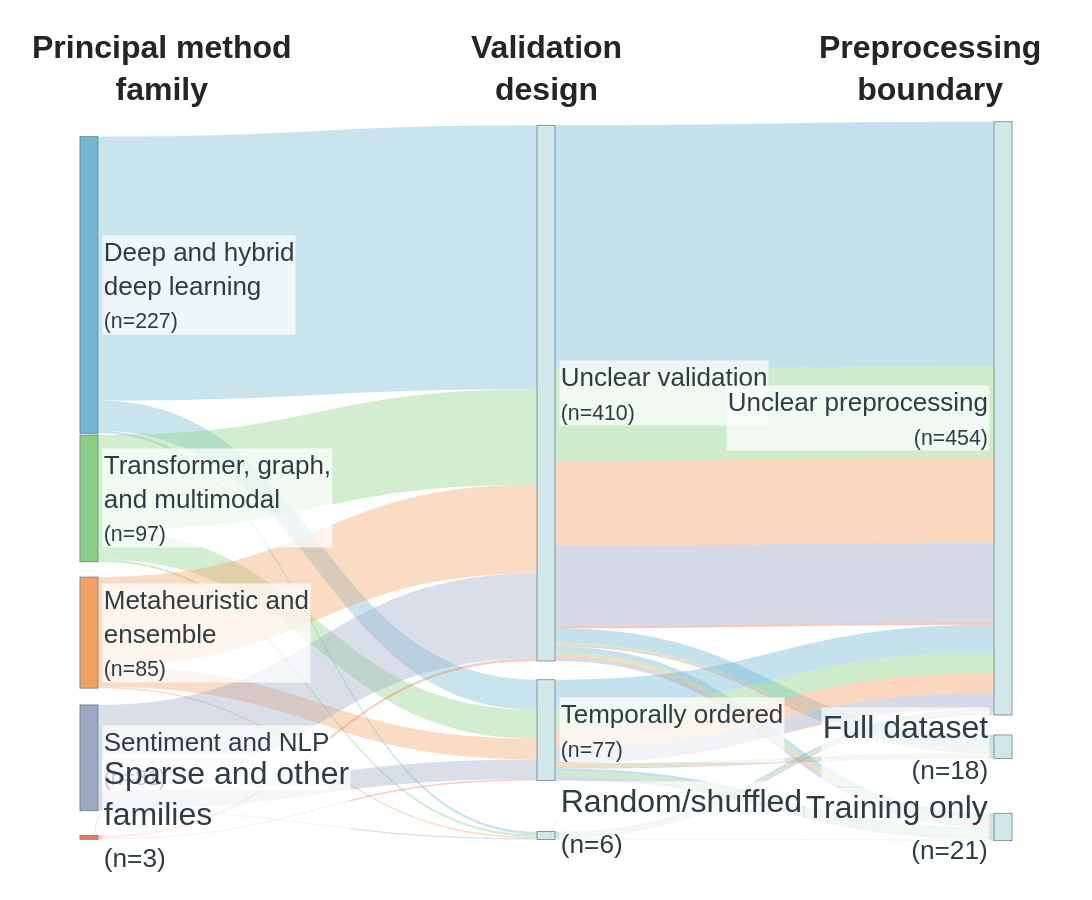

Notebook code cell kept with this figure:
### Code cell
%run "/home/harman/projects/SLR Stock Price Prediction/Stock_Price_Prediction_SLR_ACME/14_Sankey/Figure17_Q1_Complete_Code_CORRECTED.py"
# home\harman\projects\SLR Stock Price Prediction\Stock_Price_Prediction_SLR_ACME\14_Sankey

### Figure 1 — Plotly figure (JSON) as saved in the notebook; plotly's stock layout.template omitted (floating-point values rounded to 4 significant figures; data arrays with more than 128 entries replaced by an {"elided": "..."} marker saying what was removed)
{"data": [{"arrangement": "fixed", "domain": {"x": [0.06, 0.94], "y": [0.04, 0.885]}, "link": {"color": ["rgba(117,183,211,0.380)", "rgba(117,183,211,0.380)", "rgba(117,183,211,0.380)", "rgba(139,207,134,0.380)", "rgba(139,207,134,0.380)", "rgba(139,207,134,0.380)", "rgba(242,160,100,0.380)", "rgba(242,160,100,0.380)", "rgba(242,160,100,0.380)", "rgba(157,168,196,0.380)", "rgba(157,168,196,0.380)", "rgba(157,168,196,0.380)", "rgba(233,122,99,0.380)", "rgba(233,122,99,0.380)", "rgba(117,183,211,0.420)", "rgba(117,183,211,0.420)", "rgba(117,183,211,0.420)", "rgba(117,183,211,0.420)", "rgba(117,183,211,0.420)", "rgba(117,183,211,0.420)", "rgba(139,207,134,0.420)", "rgba(139,207,134,0.420)", "rgba(139,207,134,0.420)", "rgba(139,207,134,0.420)", "rgba(139,207,134,0.420)", "rgba(139,207,134,0.420)", "rgba(139,207,134,0.420)", "rgba(139,207,134,0.420)", "rgba(242,160,100,0.420)", "rgba(242,160,100,0.420)", "rgba(242,160,100,0.420)", "rgba(242,160,100,0.420)", "rgba(242,160,100,0.420)", "rgba(242,160,100,0.420)", "rgba(157,168,196,0.420)", "rgba(157,168,196,0.420)", "rgba(157,168,196,0.420)", "rgba(157,168,196,0.420)", "rgba(157,168,196,0.420)", "rgba(157,168,196,0.420)", "rgba(157,168,196,0.420)", "rgba(233,122,99,0.420)", "rgba(233,122,99,0.420)"], "customdata": {"elided": "43x4 mixed values"}, "hovertemplate": "<b>%{customdata[0]}</b> → <b>%{customdata[1]}</b><br>Studies: %{customdata[2]:,}<br>Originating method group: %{customdata[3]}<extra></extra>", "source": [0, 0, 0, 1, 1, 1, 2, 2, 2, 3, 3, 3, 4, 4, 5, 5, 5, 6, 6, 7, 5, 5, 5, 6, 6, 6, 7, 7, 5, 5, 5, 6, 6, 7, 5, 5, 5, 6, 6, 6, 7, 5, 6], "target": [5, 6, 7, 5, 6, 7, 5, 6, 7, 5, 6, 7, 5, 6, 8, 9, 10, 8, 10, 8, 8, 9, 10, 8, 9, 10, 8, 10, 8, 9, 10, 8, 9, 8, 8, 9, 10, 8, 9, 10, 8, 8, 8], "value": [202, 23, 2, 73, 22, 2, 68, 16, 1, 65, 15, 1, 2, 1, 187, 11, 4, 21, 2, 2, 70, 1, 2, 16, 2, 4, 1, 1, 65, 1, 2, 15, 1, 1, 61, 1, 3, 11, 1, 3, 1, 2, 1]}, "node": {"color": ["#75B7D3", "#8BCF86", "#F2A064", "#9DA8C4", "#E97A63", "#D2E7EA", "#D2E7EA", "#D2E7EA", "#D2E7EA", "#D2E7EA", "#D2E7EA"], "customdata": [["Deep and hybrid deep learning", "Principal method family", 227], ["Transformer, graph, and multimodal", "Principal method family", 97], ["Metaheuristic and ensemble", "Principal method family", 85], ["Sentiment and NLP", "Principal method family", 81], ["Sparse and other families", "Principal method family", 3], ["Unclear validation", "Validation design", 410], ["Temporally ordered", "Validation design", 77], ["Random or shuffled", "Validation design", 6], ["Unclear preprocessing", "Preprocessing boundary", 454], ["Full dataset", "Preprocessing boundary", 18], ["Training only", "Preprocessing boundary", 21]], "hovertemplate": "<b>%{customdata[0]}</b><br>Stage: %{customdata[1]}<br>Studies: %{customdata[2]:,}<extra></extra>", "label": ["", "", "", "", "", "", "", "", "", "", ""], "line": {"color": "#607D85", "width": 0.75}, "pad": 20, "thickness": 18, "x": [0.02, 0.02, 0.02, 0.02, 0.02, 0.5, 0.5, 0.5, 0.98, 0.98, 0.98], "y": [0.205, 0.4997, 0.685, 0.8579, 0.9677, 0.3543, 0.8196, 0.9653, 0.3891, 0.8425, 0.9534]}, "orientation": "h", "type": "sankey", "valueformat": ".0f"}], "layout": {"annotations": [{"align": "center", "font": {"color": "#252525", "family": "Arial", "size": 32}, "showarrow": false, "text": "<b>Principal method<br>family</b>", "x": 0.145, "xanchor": "center", "xref": "paper", "y": 0.965, "yanchor": "middle", "yref": "paper"}, {"align": "center", "font": {"color": "#252525", "family": "Arial", "size": 32}, "showarrow": false, "text": "<b>Validation<br>design</b>", "x": 0.5, "xanchor": "center", "xref": "paper", "y": 0.965, "yanchor": "middle", "yref": "paper"}, {"align": "center", "font": {"color": "#252525", "family": "Arial", "size": 32}, "showarrow": false, "text": "<b>Preprocessing<br>boundary</b>", "x": 0.855, "xanchor": "center", "xref": "paper", "y": 0.965, "yanchor": "middle", "yref": "paper"}, {"align": "left", "bgcolor": "rgba(255,255,255,0.720)", "bordercolor": "rgba(255,255,255,0)", "borderpad": 0.75, "font": {"color": "#2F3D43", "family": "Arial", "size": 26}, "showarrow": false, "text": "Deep and hybrid<br>deep learning<br><span style='font-size:82%'>(n=227)</span>", "x": 0.0896, "xanchor": "left", "xref": "paper", "y": 0.7118, "yanchor": "middle", "yref": "paper"}, {"align": "left", "bgcolor": "rgba(255,255,255,0.720)", "bordercolor": "rgba(255,255,255,0)", "borderpad": 0.75, "font": {"color": "#2F3D43", "family": "Arial", "size": 26}, "showarrow": false, "text": "Transformer, graph,<br>and multimodal<br><span style='font-size:82%'>(n=97)</span>", "x": 0.0896, "xanchor": "left", "xref": "paper", "y": 0.4627, "yanchor": "middle", "yref": "paper"}, {"align": "left", "bgcolor": "rgba(255,255,255,0.720)", "bordercolor": "rgba(255,255,255,0)", "borderpad": 0.75, "font": {"color": "#2F3D43", "family": "Arial", "size": 26}, "showarrow": false, "text": "Metaheuristic and<br>ensemble<br><span style='font-size:82%'>(n=85)</span>", "x": 0.0896, "xanchor": "left", "xref": "paper", "y": 0.3062, "yanchor": "middle", "yref": "paper"}, {"align": "left", "bgcolor": "rgba(255,255,255,0.720)", "bordercolor": "rgba(255,255,255,0)", "borderpad": 0.75, "font": {"color": "#2F3D43", "family": "Arial", "size": 26}, "showarrow": false, "text": "Sentiment and NLP<br><span style='font-size:82%'>(n=81)</span>", "x": 0.0896, "xanchor": "left", "xref": "paper", "y": 0.16, "yanchor": "middle", "yref": "paper"}, {"align": "left", "bgcolor": "rgba(255,255,255,0.720)", "bordercolor": "rgba(255,255,255,0)", "borderpad": 0.75, "font": {"color": "#2F3D43", "family": "Arial", "size": 32}, "showarrow": false, "text": "Sparse and other<br>families<br><span style='font-size:82%'>(n=3)</span>", "x": 0.0896, "xanchor": "left", "xref": "paper", "y": 0.09492, "yanchor": "middle", "yref": "paper"}, {"align": "left", "bgcolor": "rgba(255,255,255,0.720)", "bordercolor": "rgba(255,255,255,0)", "borderpad": 0.75, "font": {"color": "#2F3D43", "family": "Arial", "size": 26}, "showarrow": false, "text": "Unclear validation<br><span style='font-size:82%'>(n=410)</span>", "x": 0.512, "xanchor": "left", "xref": "paper", "y": 0.5856, "yanchor": "middle", "yref": "paper"}, {"align": "left", "bgcolor": "rgba(255,255,255,0.720)", "bordercolor": "rgba(255,255,255,0)", "borderpad": 0.75, "font": {"color": "#2F3D43", "family": "Arial", "size": 26}, "showarrow": false, "text": "Temporally ordered<br><span style='font-size:82%'>(n=77)</span>", "x": 0.512, "xanchor": "left", "xref": "paper", "y": 0.1924, "yanchor": "middle", "yref": "paper"}, {"align": "left", "bgcolor": "rgba(255,255,255,0.720)", "bordercolor": "rgba(255,255,255,0)", "borderpad": 0.75, "font": {"color": "#2F3D43", "family": "Arial", "size": 32}, "showarrow": false, "text": "Random/shuffled<br><span style='font-size:82%'>(n=6)</span>", "x": 0.512, "xanchor": "left", "xref": "paper", "y": 0.08648, "yanchor": "middle", "yref": "paper"}, {"align": "right", "bgcolor": "rgba(255,255,255,0.720)", "bordercolor": "rgba(255,255,255,0)", "borderpad": 0.75, "font": {"color": "#2F3D43", "family": "Arial", "size": 26}, "showarrow": false, "text": "Unclear preprocessing<br><span style='font-size:82%'>(n=454)</span>", "x": 0.9104, "xanchor": "right", "xref": "paper", "y": 0.5562, "yanchor": "middle", "yref": "paper"}, {"align": "right", "bgcolor": "rgba(255,255,255,0.720)", "bordercolor": "rgba(255,255,255,0)", "borderpad": 0.75, "font": {"color": "#2F3D43", "family": "Arial", "size": 32}, "showarrow": false, "text": "Full dataset<br><span style='font-size:82%'>(n=18)</span>", "x": 0.9104, "xanchor": "right", "xref": "paper", "y": 0.1731, "yanchor": "middle", "yref": "paper"}, {"align": "right", "bgcolor": "rgba(255,255,255,0.720)", "bordercolor": "rgba(255,255,255,0)", "borderpad": 0.75, "font": {"color": "#2F3D43", "family": "Arial", "size": 32}, "showarrow": false, "text": "Training only<br><span style='font-size:82%'>(n=21)</span>", "x": 0.9104, "xanchor": "right", "xref": "paper", "y": 0.07939, "yanchor": "middle", "yref": "paper"}], "font": {"color": "#2F3D43", "family": "Arial", "size": 26}, "height": 900, "margin": {"b": 5, "l": 5, "r": 5, "t": 38}, "paper_bgcolor": "white", "plot_bgcolor": "white", "shapes": [{"layer": "above", "line": {"color": "rgba(70,70,70,0.240)", "width": 0.55}, "type": "line", "x0": 0.0816, "x1": 0.0866, "xref": "paper", "y0": 0.0673, "y1": 0.09492, "yref": "paper"}, {"layer": "above", "line": {"color": "rgba(70,70,70,0.240)", "width": 0.55}, "type": "line", "x0": 0.504, "x1": 0.509, "xref": "paper", "y0": 0.06936, "y1": 0.08648, "yref": "paper"}], "width": 1600}}
